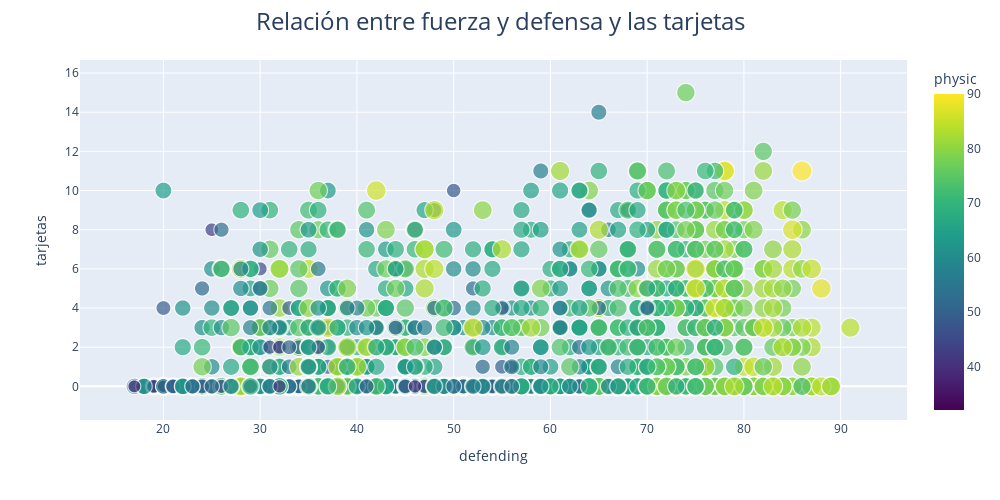

Notebook code cell kept with this figure:
### Code cell
fig = px.scatter(h6, x="defending",y="tarjetas", size="physic", color_continuous_scale=px.colors.sequential.Viridis, color="physic", hover_data=["short_name","defending","physic","tarjetas"])
fig.update_layout(
    title={
        'text': "Relación entre fuerza y defensa y las tarjetas",
        'font': {'size': 24},  # Tamaño de la fuente
        'x': 0.5,  # Centrar el título
        'xanchor': 'center'  # Anclar el título al centro
    },width=1000, height=500
)
fig.show()

### Figure 1 — Plotly figure (JSON) as saved in the notebook; plotly's stock layout.template omitted (floating-point values rounded to 4 significant figures; data arrays with more than 128 entries replaced by an {"elided": "..."} marker saying what was removed)
{"data": [{"customdata": {"elided": "3018x2 mixed values"}, "hovertemplate": "defending=%{x}<br>tarjetas=%{y}<br>physic=%{marker.color}<br>short_name=%{customdata[0]}<extra></extra>", "legendgroup": "", "marker": {"color": {"elided": "3018 int values"}, "coloraxis": "coloraxis", "size": {"elided": "3018 int values"}, "sizemode": "area", "sizeref": 0.225, "symbol": "circle"}, "mode": "markers", "name": "", "showlegend": false, "type": "scattergl", "x": {"elided": "3018 int values"}, "xaxis": "x", "y": {"elided": "3018 int values"}, "yaxis": "y"}], "layout": {"coloraxis": {"colorbar": {"title": {"text": "physic"}}, "colorscale": [[0, "#440154"], [0.1111, "#482878"], [0.2222, "#3e4989"], [0.3333, "#31688e"], [0.4444, "#26828e"], [0.5556, "#1f9e89"], [0.6667, "#35b779"], [0.7778, "#6ece58"], [0.8889, "#b5de2b"], [1, "#fde725"]]}, "height": 500, "legend": {"itemsizing": "constant", "tracegroupgap": 0}, "margin": {"t": 60}, "title": {"font": {"size": 24}, "text": "Relación entre fuerza y defensa y las tarjetas", "x": 0.5, "xanchor": "center"}, "width": 1000, "xaxis": {"anchor": "y", "domain": [0, 1], "title": {"text": "defending"}}, "yaxis": {"anchor": "x", "domain": [0, 1], "title": {"text": "tarjetas"}}}}
